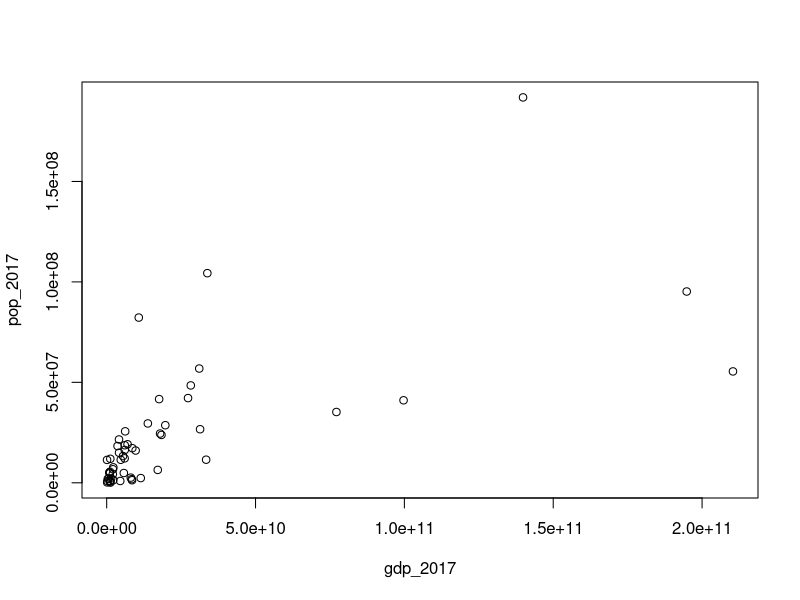
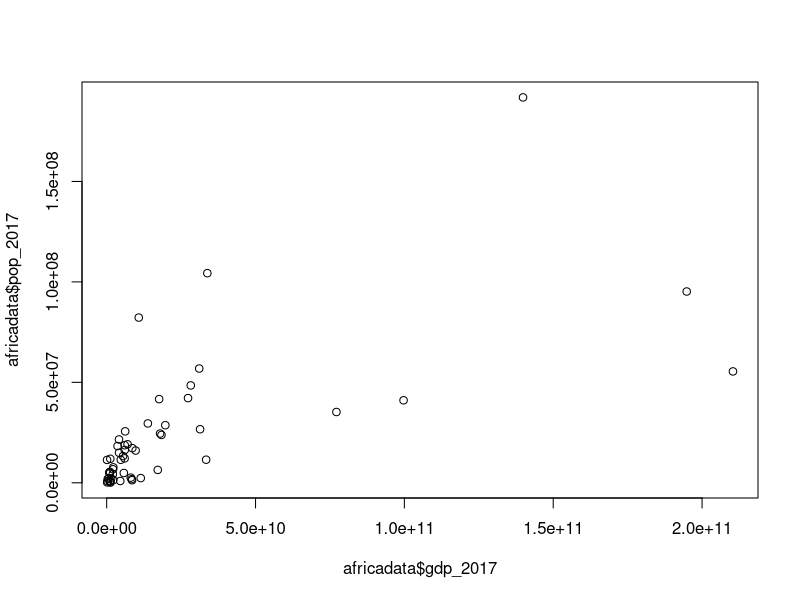
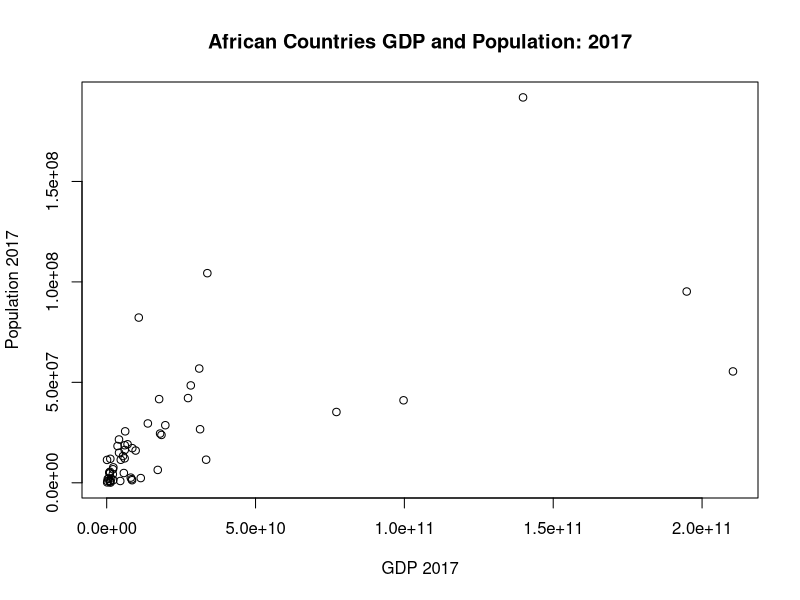
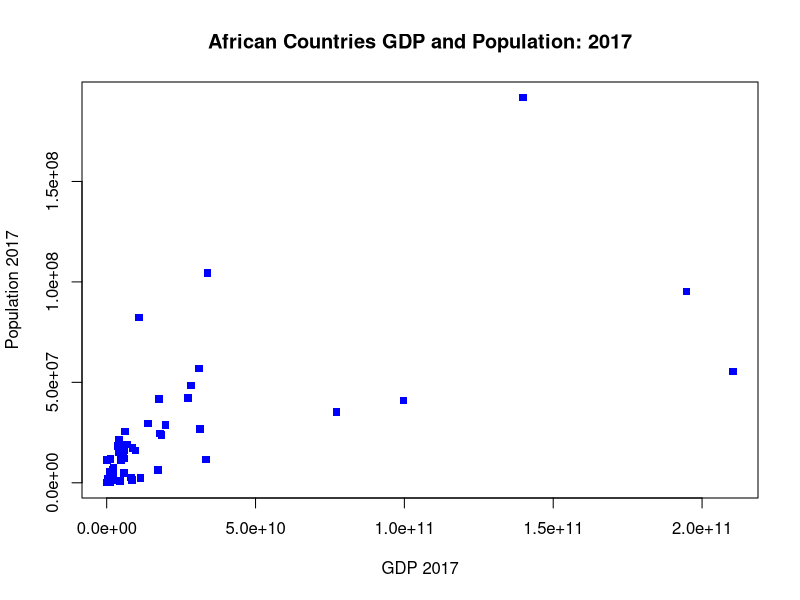
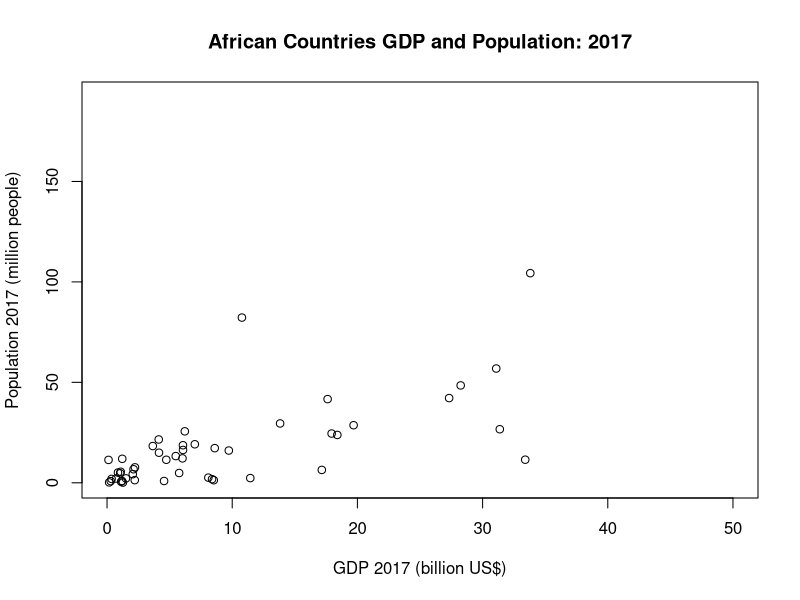

Recreate these plots in R, in order.
# Base R Plot Answers

# setup code
africadata <- read.csv("data/africadata.csv")

# Make a scatterplot of gdp_2017 vs. pop_2017
plot(pop_2017 ~ gdp_2017, data=africadata)

# alternative
plot(x=africadata$gdp_2017, y=africadata$pop_2017)

# update the plot labels to use words instead of the variable names;
# also add a title
plot(pop_2017 ~ gdp_2017, data=africadata,
     xlab="GDP 2017", ylab="Population 2017",
     main="African Countries GDP and Population: 2017")

# change the plot marker (pch option) from an open circle to a filled square;
# color (color option) the square blue
# hint: see the chart at http://www.sthda.com/sthda/RDoc/figure/graphs/r-plot-pch-symbols-points-in-r.png
plot(pop_2017 ~ gdp_2017, data=africadata,
     xlab="GDP 2017", ylab="Population 2017",
     main="African Countries GDP and Population: 2017",
     pch=15, col="blue")

# The plot doesn't look great with the values on the axes in millions and billions.  
# Make two new variables on the africadata dataframe that divided population by 1 million and gdp by 1 billion 
# 1 billion is 1e9 in scientific notation in R, which you can use
africadata$pop_2017_mil <- africadata$pop_2017 / 1e6
africadata$gdp_2017_bil <- africadata$gdp_2017 / 1e9


# Now, change the limits on the plot x axis to go from 0 to 50
# And we'll update the labels on the axes to indicate the units
# Fill in the blanks (____) below
plot(x=africadata$gdp_2017_bil, 
     y=africadata$pop_2017_mil, 
     xlab="GDP 2017 (billion US$)", 
     ylab="Population 2017 (million people)",
     main="African Countries GDP and Population: 2017",
     xlim=c(0, 50))





